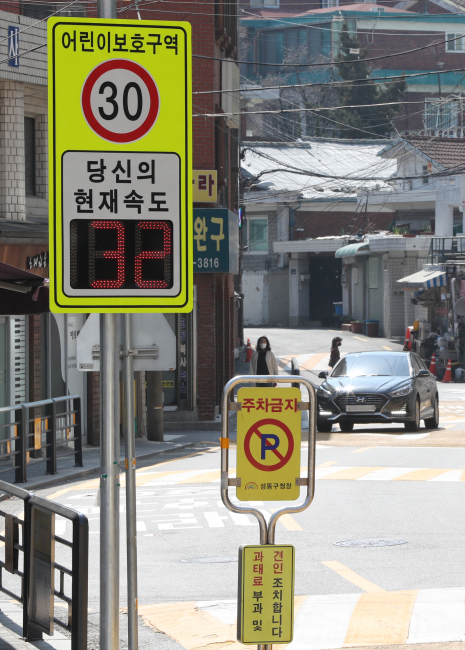
#> input picture images/12.jpg, 465 x 650 px; its folder holds only this picture in this run
$ python sign_cropper_based_cv2_2.py
#> lines starting #> are read from the running program, lines starting #| are printed output that depends on the picture; after the words box and inside, x2 and y2 are one past the last pixel; in counts of white or black regions, pixels touching at a corner belong together
# 텍스트 기반 표지판 전체 크롭퍼
# "어린이보호구역" 등의 텍스트를 찾아서 표지판 전체를 크롭

import cv2
import numpy as np
import os
from pathlib import Path

class SignBoardCropper:
    def __init__(self, output_dir="full_sign_boards"):
        self.output_dir = Path(output_dir)
        self.output_dir.mkdir(exist_ok=True)
        print("표지판 전체 크롭퍼 초기화 완료!")

    def detect_text_regions(self, image):
        """텍스트 영역 탐지 (어린이보호구역 관련 텍스트)"""
        gray = cv2.cvtColor(image, cv2.COLOR_BGR2GRAY)

        # 다양한 전처리로 텍스트 탐지
        text_regions = []

        # 방법 1: 적응적 임계값
        adaptive = cv2.adaptiveThreshold(gray, 255, cv2.ADAPTIVE_THRESH_GAUSSIAN_C,
                                       cv2.THRESH_BINARY, 11, 2)
        text_regions.extend(self.find_text_contours(adaptive))

        # 방법 2: OTSU 임계값
        _, otsu = cv2.threshold(gray, 0, 255, cv2.THRESH_BINARY + cv2.THRESH_OTSU)
        text_regions.extend(self.find_text_contours(otsu))

        # 방법 3: 대비 향상 후 임계값
        clahe = cv2.createCLAHE(clipLimit=2.0, tileGridSize=(8,8))
        enhanced = clahe.apply(gray)
        _, enhanced_thresh = cv2.threshold(enhanced, 0, 255, cv2.THRESH_BINARY + cv2.THRESH_OTSU)
        text_regions.extend(self.find_text_contours(enhanced_thresh))

        return text_regions

    def find_text_contours(self, binary_image):
        """이진 이미지에서 텍스트 윤곽선 찾기"""
        # 텍스트 연결을 위한 모폴로지 연산
        kernel_h = cv2.getStructuringElement(cv2.MORPH_RECT, (5, 1))  # 가로 연결
        kernel_v = cv2.getStructuringElement(cv2.MORPH_RECT, (1, 3))  # 세로 연결

        horizontal = cv2.morphologyEx(binary_image, cv2.MORPH_CLOSE, kernel_h)
        vertical = cv2.morphologyEx(binary_image, cv2.MORPH_CLOSE, kernel_v)

        # 합치기
        combined = cv2.bitwise_or(horizontal, vertical)

        # 텍스트 라인 형성
        kernel_line = cv2.getStructuringElement(cv2.MORPH_RECT, (7, 3))
        text_lines = cv2.morphologyEx(combined, cv2.MORPH_CLOSE, kernel_line)

        # 윤곽선 찾기
        contours, _ = cv2.findContours(text_lines, cv2.RETR_EXTERNAL, cv2.CHAIN_APPROX_SIMPLE)

        text_regions = []
        for contour in contours:
            area = cv2.contourArea(contour)
            if area > 200:  # 최소 텍스트 영역
                x, y, w, h = cv2.boundingRect(contour)
                aspect_ratio = w / h

                # 텍스트 라인 특성 (가로가 긴 박스)
                if (aspect_ratio > 1.5 and
                    w > 30 and h > 10 and
                    w < 600 and h < 100):
                    text_regions.append((x, y, x + w, y + h))

        return text_regions

    def find_sign_board_boundary(self, image, text_regions):
        """텍스트가 포함된 표지판의 전체 경계 찾기"""
        if not text_regions:
            return []

        sign_candidates = []

        for text_bbox in text_regions:
            tx1, ty1, tx2, ty2 = text_bbox

            # 텍스트 주변 영역에서 표지판 경계 찾기
            sign_bbox = self.find_sign_around_text(image, text_bbox)

            if sign_bbox:
                sign_candidates.append(sign_bbox)

        # 중복 제거
        final_signs = self.merge_overlapping_signs(sign_candidates)

        return final_signs

    def find_sign_around_text(self, image, text_bbox):
        """텍스트 주변에서 표지판 전체 경계 찾기"""
        tx1, ty1, tx2, ty2 = text_bbox

        # 1. 색상 기반으로 표지판 영역 확장
        color_bbox = self.expand_by_color(image, text_bbox)

        # 2. 에지 기반으로 표지판 경계 찾기
        edge_bbox = self.find_edges_around_text(image, text_bbox)

        # 3. 두 방법 중 더 합리적인 것 선택
        final_bbox = self.choose_better_bbox(image, color_bbox, edge_bbox, text_bbox)

        return final_bbox

    def expand_by_color(self, image, text_bbox):
        """색상 기반으로 표지판 영역 확장"""
        tx1, ty1, tx2, ty2 = text_bbox

        # 텍스트 영역의 색상 분석
        text_roi = image[ty1:ty2, tx1:tx2]
        if text_roi.size == 0:
            return None

        # 주요 색상 추출 (노란색, 흰색, 파란색 등)
        hsv_roi = cv2.cvtColor(text_roi, cv2.COLOR_BGR2HSV)

        # 어린이보호구역 표지판 색상들
        color_ranges = [
            # 노란색 (배경)
            (np.array([15, 50, 100]), np.array([35, 255, 255])),
            # 흰색 (텍스트)
            (np.array([0, 0, 180]), np.array([180, 30, 255])),
            # 파란색 (삼각형)
            (np.array([100, 50, 50]), np.array([130, 255, 255]))
        ]

        # 전체 이미지에서 비슷한 색상 영역 찾기
        hsv_full = cv2.cvtColor(image, cv2.COLOR_BGR2HSV)
        combined_mask = np.zeros(hsv_full.shape[:2], dtype=np.uint8)

        for lower, upper in color_ranges:
            mask = cv2.inRange(hsv_full, lower, upper)
            combined_mask = cv2.bitwise_or(combined_mask, mask)

        # 텍스트 영역 주변의 색상 영역 찾기
        # 텍스트를 중심으로 확장 범위 설정
        expand_factor = 3
        search_x1 = max(0, tx1 - (tx2 - tx1) * expand_factor // 2)
        search_y1 = max(0, ty1 - (ty2 - ty1) * expand_factor // 2)
        search_x2 = min(image.shape[1], tx2 + (tx2 - tx1) * expand_factor // 2)
        search_y2 = min(image.shape[0], ty2 + (ty2 - ty1) * expand_factor // 2)

        # 검색 영역에서 색상 마스크 적용
        search_mask = combined_mask[search_y1:search_y2, search_x1:search_x2]

        # 가장 큰 연결된 영역 찾기
        kernel = np.ones((5, 5), np.uint8)
        search_mask = cv2.morphologyEx(search_mask, cv2.MORPH_CLOSE, kernel)

        contours, _ = cv2.findContours(search_mask, cv2.RETR_EXTERNAL, cv2.CHAIN_APPROX_SIMPLE)

        if contours:
            # 텍스트가 포함된 가장 큰 영역 찾기
            for contour in sorted(contours, key=cv2.contourArea, reverse=True):
                x, y, w, h = cv2.boundingRect(contour)

                # 실제 좌표로 변환
                actual_x1 = search_x1 + x
                actual_y1 = search_y1 + y
                actual_x2 = search_x1 + x + w
                actual_y2 = search_y1 + y + h

                # 텍스트가 이 영역에 포함되는지 확인
                if (actual_x1 <= tx1 and actual_y1 <= ty1 and
                    actual_x2 >= tx2 and actual_y2 >= ty2):
                    return (actual_x1, actual_y1, actual_x2, actual_y2)

        return None

    def find_edges_around_text(self, image, text_bbox):
        """에지 기반으로 표지판 경계 찾기"""
        tx1, ty1, tx2, ty2 = text_bbox

        # 텍스트 주변 확장 영역 설정
        expand_factor = 2
        search_x1 = max(0, tx1 - (tx2 - tx1) * expand_factor // 2)
        search_y1 = max(0, ty1 - (ty2 - ty1) * expand_factor // 2)
        search_x2 = min(image.shape[1], tx2 + (tx2 - tx1) * expand_factor // 2)
        search_y2 = min(image.shape[0], ty2 + (ty2 - ty1) * expand_factor // 2)

        # 검색 영역 추출
        search_roi = image[search_y1:search_y2, search_x1:search_x2]
        gray_roi = cv2.cvtColor(search_roi, cv2.COLOR_BGR2GRAY)

        # 에지 탐지
        edges = cv2.Canny(gray_roi, 50, 150)

        # 직사각형 윤곽선 찾기
        contours, _ = cv2.findContours(edges, cv2.RETR_EXTERNAL, cv2.CHAIN_APPROX_SIMPLE)

        for contour in sorted(contours, key=cv2.contourArea, reverse=True):
            # 윤곽선 근사
            peri = cv2.arcLength(contour, True)
            approx = cv2.approxPolyDP(contour, 0.02 * peri, True)

            if len(approx) >= 4:  # 사각형에 가까운 모양
                x, y, w, h = cv2.boundingRect(contour)

                # 실제 좌표로 변환
                actual_x1 = search_x1 + x
                actual_y1 = search_y1 + y
                actual_x2 = search_x1 + x + w
                actual_y2 = search_y1 + y + h

                # 텍스트가 포함되고 합리적인 크기인지 확인
                if (actual_x1 <= tx1 and actual_y1 <= ty1 and
                    actual_x2 >= tx2 and actual_y2 >= ty2 and
                    w > 50 and h > 30 and w < 800 and h < 600):
                    return (actual_x1, actual_y1, actual_x2, actual_y2)

        return None

    def choose_better_bbox(self, image, color_bbox, edge_bbox, text_bbox):
        """두 바운딩박스 중 더 적합한 것 선택"""
        tx1, ty1, tx2, ty2 = text_bbox

        candidates = []
        if color_bbox:
            candidates.append(('color', color_bbox))
        if edge_bbox:
            candidates.append(('edge', edge_bbox))

        if not candidates:
            # 기본값: 텍스트 영역을 2.5배 확장
            text_w = tx2 - tx1
            text_h = ty2 - ty1
            center_x = (tx1 + tx2) // 2
            center_y = (ty1 + ty2) // 2

            new_w = int(text_w * 2.5)
            new_h = int(text_h * 2.5)

            default_x1 = max(0, center_x - new_w // 2)
            default_y1 = max(0, center_y - new_h // 2)
            default_x2 = min(image.shape[1], center_x + new_w // 2)
            default_y2 = min(image.shape[0], center_y + new_h // 2)

            return (default_x1, default_y1, default_x2, default_y2)

        # 가장 합리적인 크기의 bbox 선택
        best_bbox = None
        best_score = 0

        for method, bbox in candidates:
            x1, y1, x2, y2 = bbox
            width = x2 - x1
            height = y2 - y1
            area = width * height
            aspect_ratio = width / height

            # 점수 계산 (표지판다운 비율과 크기)
            score = 0

            # 크기 점수
            if 2000 <= area <= 200000:
                score += 0.4

            # 비율 점수 (표지판은 보통 가로가 좀 더 김)
            if 0.8 <= aspect_ratio <= 3.0:
                score += 0.4

            # 텍스트 위치 점수 (텍스트가 중앙이나 상단에 위치)
            text_center_x = (tx1 + tx2) / 2
            text_center_y = (ty1 + ty2) / 2
            bbox_center_x = (x1 + x2) / 2
            bbox_center_y = (y1 + y2) / 2

            x_diff = abs(text_center_x - bbox_center_x) / width
            y_ratio = (text_center_y - y1) / height

            if x_diff < 0.3 and 0.2 <= y_ratio <= 0.8:
                score += 0.2

            if score > best_score:
                best_score = score
                best_bbox = bbox

        return best_bbox if best_bbox else candidates[0][1]

    def merge_overlapping_signs(self, sign_candidates):
        """겹치는 표지판 영역들을 병합"""
        if not sign_candidates:
            return []

        # IoU가 높은 박스들을 병합
        merged = []
        used = set()

        for i, bbox1 in enumerate(sign_candidates):
            if i in used:
                continue

            # 현재 박스와 겹치는 모든 박스 찾기
            group = [bbox1]
            used.add(i)

            for j, bbox2 in enumerate(sign_candidates):
                if j in used:
                    continue

                iou = self.calculate_iou(bbox1, bbox2)
                if iou > 0.3:  # 30% 이상 겹치면 같은 표지판으로 간주
                    group.append(bbox2)
                    used.add(j)

            # 그룹의 모든 박스를 포함하는 최소 박스 생성
            if group:
                x1s, y1s, x2s, y2s = zip(*group)
                merged_bbox = (min(x1s), min(y1s), max(x2s), max(y2s))
                merged.append(merged_bbox)

        return merged

    def calculate_iou(self, bbox1, bbox2):
        """IoU 계산"""
        x1_1, y1_1, x2_1, y2_1 = bbox1
        x1_2, y1_2, x2_2, y2_2 = bbox2

        # 교집합
        x1_i = max(x1_1, x1_2)
        y1_i = max(y1_1, y1_2)
        x2_i = min(x2_1, x2_2)
        y2_i = min(y2_1, y2_2)

        if x2_i <= x1_i or y2_i <= y1_i:
            return 0.0

        intersection = (x2_i - x1_i) * (y2_i - y1_i)
        area1 = (x2_1 - x1_1) * (y2_1 - y1_1)
        area2 = (x2_2 - x1_2) * (y2_2 - y1_2)
        union = area1 + area2 - intersection

        return intersection / union if union > 0 else 0.0

    def crop_and_save_signs(self, image_path):
        """표지판 전체를 탐지하고 크롭하여 저장"""
        image = cv2.imread(image_path)
        if image is None:
            print(f"이미지를 읽을 수 없습니다: {image_path}")
            return 0

        print(f"처리 중: {os.path.basename(image_path)}")

        # 1. 텍스트 영역 탐지
        text_regions = self.detect_text_regions(image)

        if not text_regions:
            print(f"  -> 텍스트를 찾을 수 없습니다.")
            return 0

        print(f"  -> {len(text_regions)}개의 텍스트 영역 발견")

        # 2. 표지판 전체 경계 찾기
        sign_boundaries = self.find_sign_board_boundary(image, text_regions)

        if not sign_boundaries:
            print(f"  -> 표지판 경계를 찾을 수 없습니다.")
            return 0

        print(f"  -> {len(sign_boundaries)}개의 표지판 발견")

        # 3. 크롭 및 저장
        base_name = Path(image_path).stem
        saved_count = 0

        for i, bbox in enumerate(sign_boundaries):
            x1, y1, x2, y2 = bbox

            # 패딩 추가
            padding = 10
            x1 = max(0, x1 - padding)
            y1 = max(0, y1 - padding)
            x2 = min(image.shape[1], x2 + padding)
            y2 = min(image.shape[0], y2 + padding)

            # 크롭
            cropped = image[y1:y2, x1:x2]

            if cropped.size > 0 and cropped.shape[0] > 30 and cropped.shape[1] > 30:
                # 저장
                output_filename = f"{base_name}_sign_board_{i+1:02d}.jpg"
                output_path = self.output_dir / output_filename
                cv2.imwrite(str(output_path), cropped)
                saved_count += 1

                print(f"  -> 저장: {output_filename} (크기: {x2-x1}x{y2-y1})")

        return saved_count

    def process_folder(self, input_folder):
        """폴더 내 모든 이미지 처리"""
        input_path = Path(input_folder)
        if not input_path.exists():
            print(f"폴더가 존재하지 않습니다: {input_folder}")
            return {}

        image_extensions = {'.jpg', '.jpeg', '.png', '.bmp', '.tiff', '.webp'}
        image_files = [f for f in input_path.iterdir()
                      if f.suffix.lower() in image_extensions]

        results = {
            'processed': 0,
            'total_crops': 0,
            'failed': [],
            'success': []
        }

        print(f"총 {len(image_files)}개의 이미지를 처리합니다...")
        print()

        for image_file in image_files:
            try:
                crops_count = self.crop_and_save_signs(str(image_file))

                results['processed'] += 1
                results['total_crops'] += crops_count

                if crops_count > 0:
                    results['success'].append(str(image_file))
                else:
                    results['failed'].append(str(image_file))

            except Exception as e:
                print(f"처리 실패 {image_file}: {e}")
                results['failed'].append(str(image_file))

        return results

def main():
    print("=== 표지판 전체 크롭퍼 ===")
    print("어린이보호구역 텍스트를 찾아서 표지판 전체를 크롭")
    print()

    # 입력 설정
    input_folder = input("이미지 폴더 경로 (Enter = ./images): ").strip()
#> the answer given: images
    if not input_folder:
        input_folder = "./images"

    output_folder = input("출력 폴더명 (Enter = full_sign_boards): ").strip()
#> the answer given: out.png
    if not output_folder:
        output_folder = "full_sign_boards"

    # 크로퍼 초기화 및 실행
    cropper = SignBoardCropper(output_folder)

    if os.path.isfile(input_folder):
        print(f"단일 파일 처리: {input_folder}")
        crops_count = cropper.crop_and_save_signs(input_folder)
        print(f"완료! {crops_count}개의 표지판을 크롭했습니다.")
    else:
        print(f"폴더 처리: {input_folder}")
        results = cropper.process_folder(input_folder)
#> in crop_and_save_signs, image is the input picture: shape (650, 465, 3); mean B, G, R 122.9, 135.6, 136.3
#> in detect_text_regions, `adaptive = cv2.adaptiveThreshold(gray, 255, cv2.ADAPTIVE_THRESH_GAUSSI..`:
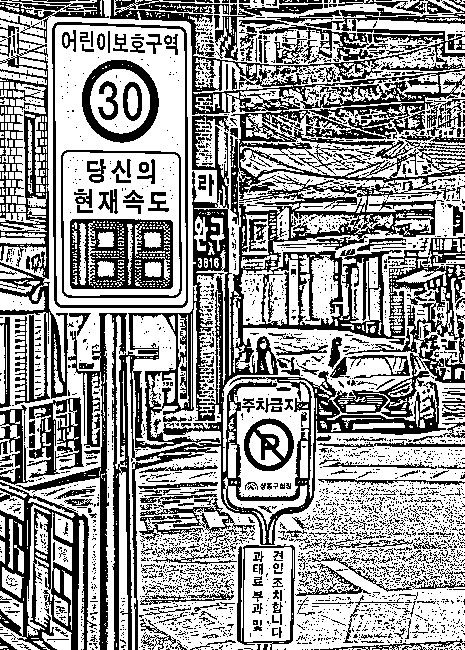
#> adaptive: shape (650, 465); 60.4% white; 3175 black regions (2851 under 20 px), largest, box (x1, y1, x2, y2) and area: (16, 0, 465, 650) 54231, (0, 33, 68, 405) 7124, (0, 482, 97, 650) 5807
#> in find_text_contours, `text_lines = cv2.morphologyEx(combined, cv2.MORPH_CLOSE, kernel_line)`:
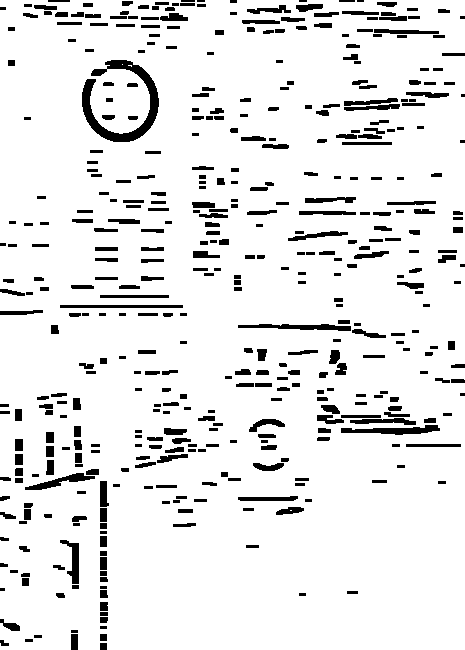
#> text_lines: shape (650, 465); 90.8% white; 451 black regions (11 under 20 px)
#> in find_text_contours, `contours, _ = cv2.findContours(text_lines, cv2.RETR_EXTERNAL, cv2.CHAI..`: contours = 1 contour; box (x1, y1, x2, y2) and area: (0, 0, 465, 650) 299565
#> the loop in find_text_contours, `for contour in contours:` made 1 pass
#> (area, x, y, w, h, aspect_ratio) on pass 1: (299565, 0, 0, 465, 650, 0.715)
#> after the loop in find_text_contours, `for contour in contours:`: text_regions = []
#> in find_text_contours (call 2), `contours, _ = cv2.findContours(text_lines, cv2.RETR_EXTERNAL, cv2.CHAI..`: contours = 175 contours, 132 with area under 20; largest, box (x1, y1, x2, y2) and area: (0, 0, 465, 650) 139301, (238, 135, 465, 254) 12338, (357, 21, 465, 53) 1119, (6, 118, 25, 220) 1048, (0, 567, 23, 628) 960
#> the loop in find_text_contours (call 2), `for contour in contours:` made 175 passes
#> (area, x, y, w, h, aspect_ratio) on passes 1, 2, 3, 4, 5, 7, 11, 12: (455.5, 42, 624, 29, 26, 1.12), (399.5, 0, 623, 40, 27, 1.48), (296.5, 50, 595, 19, 30, 0.633), (350.5, 54, 568, 18, 31, 0.581), (960, 0, 567, 23, 61, 0.377), (374, 53, 541, 19, 30, 0.633), (372.5, 53, 514, 20, 29, 0.69), (365, 0, 496, 24, 25, 0.96)
#> in find_text_contours (call 3), `text_lines = cv2.morphologyEx(combined, cv2.MORPH_CLOSE, kernel_line)`:
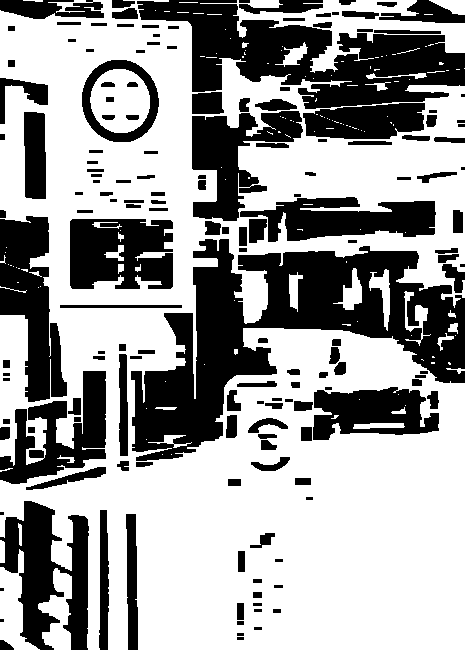
#> text_lines: shape (650, 465); 62% white; 163 black regions (6 under 20 px)
#> in find_text_contours (call 3), `contours, _ = cv2.findContours(text_lines, cv2.RETR_EXTERNAL, cv2.CHAI..`: contours = 95 contours, 74 with area under 20; largest, box (x1, y1, x2, y2) and area: (0, 0, 465, 650) 211958, (200, 0, 465, 73) 5422, (0, 549, 40, 650) 1709, (38, 568, 72, 650) 1429, (369, 269, 390, 331) 452
#> the loop in find_text_contours (call 3), `for contour in contours:` made 95 passes
#> (area, x, y, w, h, aspect_ratio) on passes 1, 2, 29, 34, 36, 38, 81, 92: (1429, 38, 568, 34, 82, 0.415), (1709, 0, 549, 40, 101, 0.396), (316.5, 404, 291, 27, 55, 0.491), (260, 289, 272, 14, 40, 0.35), (452.5, 369, 269, 21, 62, 0.339), (448, 333, 268, 29, 42, 0.69), (259, 275, 42, 33, 25, 1.32), (287.5, 429, 0, 36, 15, 2.4)
#> after the loop in find_text_contours (call 3), `for contour in contours:`: text_regions = [(429, 0, 465, 15), (200, 0, 465, 73)]
#> in crop_and_save_signs, `text_regions = self.detect_text_regions(image)`: text_regions = [(397, 260, 465, 283), (241, 85, 290, 107), (357, 21, 465, 53), (292, 0, 413, 21), (429, 0, 465, 15), (200, 0, 465, 73)]
#|   -> 6개의 텍스트 영역 발견
#> the loop in find_sign_board_boundary, `for text_bbox in text_regions:` made 6 passes
#> pass 1, in expand_by_color, `text_roi = image[ty1:ty2, tx1:tx2]`:
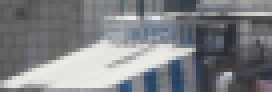
#> text_roi: shape (23, 68, 3) (shown 4 times larger); mean B, G, R 132.4, 129, 126.8
#> pass 1, in expand_by_color, `search_mask = combined_mask[search_y1:search_y2, search_x1:search_x2]`:
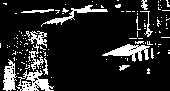
#> search_mask: shape (91, 170); 14.7% white; 127 white regions (114 under 20 px), largest, box (x1, y1, x2, y2) and area: (102, 44, 150, 62) 391, (16, 70, 54, 91) 390, (3, 59, 17, 91) 271
#> after the loop in find_sign_board_boundary, `for text_bbox in text_regions:`: sign_candidates = [(397, 226, 465, 297), (240, 52, 363, 140), (239, 0, 465, 101), (239, 0, 465, 52), (375, 0, 465, 20), (1, 0, 465, 127)]
#> the loop in merge_overlapping_signs, `for i, bbox1 in enumerate(sign_candidates):` made 6 passes
#|   -> 4개의 표지판 발견
#> the loop in crop_and_save_signs, `for i, bbox in enumerate(sign_boundaries):` made 4 passes
#> (printed output is left out)
#> pass 1, in crop_and_save_signs, `cropped = image[y1:y2, x1:x2]`:
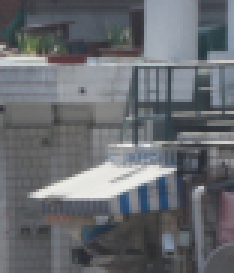
#> cropped: shape (91, 78, 3) (shown 3 times larger); mean B, G, R 112.1, 107.5, 104.6
#> pass 3, in crop_and_save_signs, `cropped = image[y1:y2, x1:x2]`:
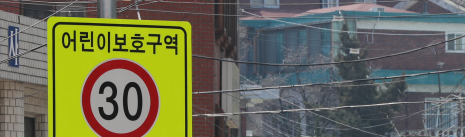
#> cropped: shape (137, 465, 3); mean B, G, R 84.7, 109.9, 108.1

        print("\n=== 처리 결과 ===")
        print(f"처리된 이미지: {results['processed']}개")
#| 처리된 이미지: 1개
        print(f"크롭된 표지판: {results['total_crops']}개")
#| 크롭된 표지판: 3개
        print(f"성공한 이미지: {len(results['success'])}개")
#| 성공한 이미지: 1개
        print(f"실패한 이미지: {len(results['failed'])}개")
#| 실패한 이미지: 0개

        if results['failed']:
            print("\n처리 실패한 파일들:")
            for failed_file in results['failed'][:5]:
                print(f"  - {os.path.basename(failed_file)}")

    print(f"\n표지판 전체가 '{output_folder}' 폴더에 저장되었습니다.")

if __name__ == "__main__":
    print("필요한 패키지: pip install opencv-python numpy")
    print()
    main()
